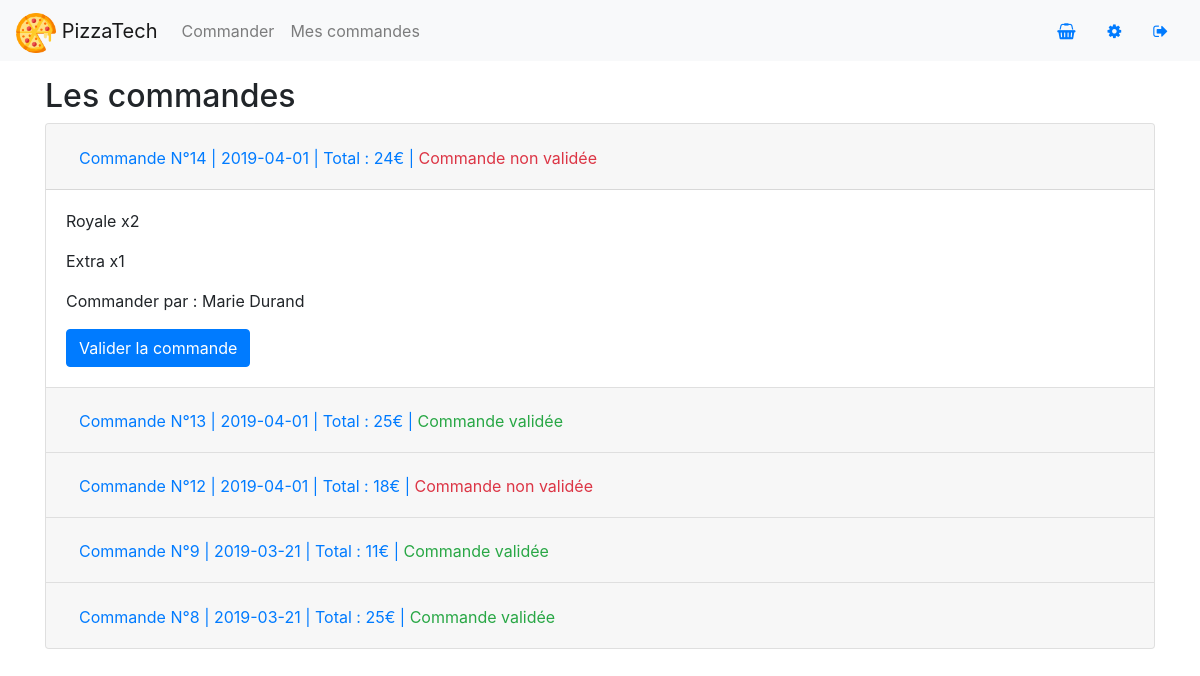
/les-commandes.php (signed in), run on the app's committed database.
### tables this page shows
CREATE TABLE `commande` (
  `cmd_id` int(11) NOT NULL,
  `cmd_date` date NOT NULL,
  `cmd_prix` int(255) NOT NULL,
  `cmd_valide` int(11) NOT NULL,
  `perso_id` int(11) NOT NULL
);

CREATE TABLE `ligne` (
  `cmd_id` int(11) NOT NULL,
  `art_id` int(11) NOT NULL,
  `lig_quantite` int(11) NOT NULL
);

CREATE TABLE `article` (
  `art_id` int(11) NOT NULL,
  `art_image` varchar(255) NOT NULL,
  `art_nom` varchar(255) NOT NULL,
  `art_description` varchar(255) NOT NULL,
  `art_prix` float NOT NULL,
  `cat_id` int(11) NOT NULL
);

CREATE TABLE `personne` (
  `perso_id` int(11) NOT NULL,
  `perso_username` varchar(255) NOT NULL,
  `perso_civilite` int(11) NOT NULL,
  `perso_nom` varchar(50) NOT NULL,
  `perso_prenom` varchar(50) NOT NULL,
  `perso_dnais` date NOT NULL,
  `perso_phone` varchar(10) NOT NULL,
  `perso_mail` varchar(50) NOT NULL,
  `perso_psw` varchar(50) NOT NULL,
  `perso_profil` int(11) NOT NULL,
  `perso_adresse` varchar(50) NOT NULL,
  `perso_cp` varchar(5) NOT NULL,
  `perso_ville` varchar(50) NOT NULL
);

### server.php (called while the page is built, shortened)
<?php
    $envUsername = $_ENV["USER"];
    $userMBP = "Tim";
    $ipDB = "";
    if ($envUsername == $userMBP) {
        $ipDB = "127.0.0.1:8889";
    }
    else {
        $ipDB = "127.0.0.1";
    }
    $servername = $ipDB;
    $usernameDB = "admin";
    $password = "n3NrT0565sK8GA8L";
    $dbname = "restaurant";
    $conn = mysqli_connect($servername, $usernameDB, $password, $dbname);
    if(isset($_SESSION['username'])){
        $currentUsername = $_SESSION['username'];
    }
    if(isset($_SESSION['username'])){
        $queryAdmin = "SELECT perso_profil FROM personne WHERE perso_username = '$currentUsername'";
        $resultAdmin = mysqli_query($conn, $queryAdmin);
        while ($row = mysqli_fetch_object($resultAdmin)) {
            $idUser = $row->perso_profil;
        }
    }
    if(!empty($_SESSION['userID'])){
        $sqlAllCommandes = "SELECT * FROM `commande` ORDER by cmd_id DESC";
        $resultAllCommandes = mysqli_query($conn, $sqlAllCommandes);
    }
?>

### les-commandes.php (the view, shortened to what this page needs)
<?php include 'server.php'?>
<!doctype html>
<html lang="fr">
    <?php include 'head.php'?>
    <body>
        <?php include 'navbar.php'?>
        <div class="container my-3">
            <h2>Les commandes</h2>
            <div class="accordion" id="accordionExample">
                <?php $i = 0; ?>
                <?php while($row1 = mysqli_fetch_object($resultAllCommandes)) :?>
                    <?php $idPerso = $row1->perso_id?>
                    <?php $i++; ?>
                    <div class="card card-collapse">
                        <div class="card-header" id="heading<?= $i ; ?>">
                        <h2 class="mb-0">
                            <button class="btn btn-link btn-collapse <?php if($i >= 2){echo "collapsed";} ?> " type="button" data-toggle="collapse" data-target="#collapse<?= $i ; ?>" aria-expanded="<?php if( $i >= 2 ){echo "false";} else{echo"true";} ?>" aria-controls="collapse<?= $i ; ?>">
                            <?php $commandeValide = $row1->cmd_valide ?>
                            Commande N°<?= $row1->cmd_id ?> | <?= $row1->cmd_date ?> | Total : <?= $row1->cmd_prix ?>€ | <?php if($commandeValide == 0 ){echo "<span class='text-danger'>Commande non validée</span>";} ?><?php if($commandeValide == 1 ){echo "<span class='text-success'>Commande validée</span>";} ?>
                            </button>
                        </h2>
                        </div>
                        <div id="collapse<?= $i ; ?>" class="collapse <?php if($i == 1){echo "show";} ?>" aria-labelledby="heading<?= $i ; ?>" data-parent="#accordionExample">
                            <div class="card-body">
                                <?php $idCommande = $row1->cmd_id ?>
                                <?php $sqlCommande = "SELECT * FROM `ligne`, `article` WHERE ligne.cmd_id = $idCommande AND ligne.art_id = article.art_id"; ?>
                                <?php $resultCommande = mysqli_query($conn, $sqlCommande); ?>
                                <?php while($row2 = mysqli_fetch_object($resultCommande)) :?>
                                    <p><?= $row2->art_nom ?> x<?= $row2->lig_quantite ?></p>
                                <?php endwhile ; ?>
                                <?php $sqlPersoCommande = "SELECT * FROM `personne` WHERE perso_id = $idPerso";?>
                                <?php $resultPersoCommande = mysqli_query($conn, $sqlPersoCommande);?>
                                <?php while ($row3 = mysqli_fetch_object($resultPersoCommande)): ?>
                                    <p>Commander par : <?=$row3->perso_prenom?> <?=$row3->perso_nom?></p>
                                <?php endwhile;?>
                                <?php if($commandeValide == 0):?>
                                    <button type="button" class="btn btn-primary" data-toggle="modal" data-target="#modal<?= $i ; ?>">
                                        Valider la commande
                                    </button>
                                <?php endif ; ?>
                            </div>
                        </div>
                    </div>
                <?php endwhile;?>
            </div>
        </div>
    </body>
</html>

### head.php (shortened to what this page needs)
<head>
    <link rel="stylesheet" href="https://stackpath.bootstrapcdn.com/bootstrap/4.3.1/css/bootstrap.min.css">
    <link rel="stylesheet" href="/Pizzatech/vendor/font-awesome/css/font-awesome.min.css">
    <link rel="stylesheet" href="/Pizzatech/css/style.css">
</head>

### navbar.php (shortened to what this page needs)
<nav class="navbar navbar-expand-lg navbar-light bg-light">
    <a class="navbar-brand" href="/Pizzatech/index.php">
        <img class="img-fluid img-nav" src="/Pizzatech/assets/favicon.png" alt="pizza"/>
        PizzaTech
    </a>
    <div class="collapse navbar-collapse" id="navbarNav">
        <ul class="navbar-nav mr-auto">
            <li class="nav-item">
                <a class="nav-link" href="/Pizzatech/commander.php">Commander</a>
            </li>
            <?php if (isset($_SESSION['username'])): ?>
                <?php if ($idUser == 3 or $idUser == 1 or $idUser == 4 ) : ?>
                <li class="nav-item">
                    <a class="nav-link" href="/Pizzatech/mes-commandes.php">Mes commandes</a>
                </li>
                <?php endif;?>
            <?php endif;?>
        </ul>
        <?php if (isset($_SESSION['username'])): ?>
            <?php if ($idUser == 3 or $idUser == 1 or $idUser == 4 ): ?>
                <a class="nav-link btn-nav" href="/Pizzatech/panier.php">
                    <i class="fa fa-shopping-basket" aria-hidden="true"></i>
                </a>
            <?php endif;?>
        <?php endif;?>
        <?php if (isset($_SESSION['username'])): ?>
            <a class="nav-link btn-nav" href="/Pizzatech/parametres/utilisateur.php">
                <i class="fa fa-cog" aria-hidden="true"></i>
            </a>
        <?php endif?>
        <?php if (isset($_SESSION['username'])): ?>
            <div class="disconnect">
                <a class="nav-link btn-nav disconnect" href="/Pizzatech/index.php?logout='1'">
                    <i class="fa fa-sign-out" aria-hidden="true"></i>
                </a>
            </div>
        <?php endif?>
    </div>
</nav>

### css/style.css (style rules this page uses)
.img-nav { max-width: 40px; max-height: 40px; }
a.navbar-brand { padding-bottom: 0; }
.card { min-height: 470px; }
.card-collapse { min-height: unset; }
.btn-collapse { text-align: justify; width: 100%; }
.btn-nav { padding-right: 0; padding-left: 0; }
@media (min-width: 992px) { .btn-nav { padding: .5rem 1rem; } }

### data on the page
commande: cmd_id "14", cmd_date "2019-04-01", cmd_prix "24", cmd_valide "Commande non validée"
ligne: art.art_nom "Royale", lig_quantite "2"
ligne: art.art_nom "Extra", lig_quantite "1"
personne: perso_prenom "Marie", perso_nom "Durand"
commande: cmd_id "13", cmd_date "2019-04-01", cmd_prix "25", cmd_valide "Commande validée"
commande: cmd_id "12", cmd_date "2019-04-01", cmd_prix "18", cmd_valide "Commande non validée"
commande: cmd_id "9", cmd_date "2019-03-21", cmd_prix "11", cmd_valide "Commande validée"
commande: cmd_id "8", cmd_date "2019-03-21", cmd_prix "25", cmd_valide "Commande validée"
